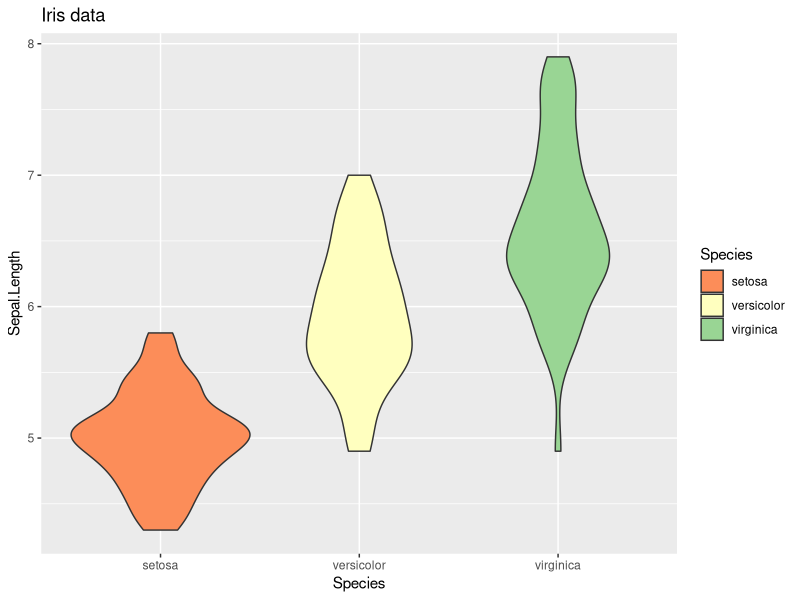

Recreate this plot in R.
# Sum values in a column of a data frame.
#
# ARGUMENTS:
# d: a data frame or tibble
# var: the name of a column of d, provided as a string

# RETURN VALUE:
# if the specified column exists and contains numbers, returns the sum of
# all values in the column; otherwise, returns NULL
sum_column <- function(d, var) {
  # Set a default value to return
  result <- NULL
  x <- d[[var]] # Remember, as we showed in class: there are two ways
  # to access a column, and this is one; you should try
  # and figure out why the other way won't work here,
  # but that's not part of the homework
  if (!is.null(x)) { # This tests to see whether the column exists in
    # d; again, you should try and find a way to test
    # this out for yourself to verify that it's true,
    # but that's not part of the homework
  if (is.numeric(x)){
     result <- sum(x)
  }
  }
    # You will need to do a bit of research in order to figure out how
    # to test whether a vector contains numbers.
  # YOUR CODE HERE: return the result
  return(result)
}

# Sum values in a vector.
#
# ARGUMENTS:
# x: a vector
#
# RETURN VALUE:
# if the vector contains numbers, returns the sum of
# all values; otherwise, returns NULL

# création de la fonction my_sum qui va ajouter les valeurs au vecteur
  my_sum <- function(x) {
# Vérifier que x n'est pas vide  
  if (!is.null(x)){
# Vérifier que x contient des chiffres 
  if (is.numeric(x)){
#création de la variable result par défaut. On ajoute le nombre de la case suivante à la case précédente. 
#Le premier résultat: rien n'a été additionné, donc il s'agit de 0
  result <- 0
# Pour chaque case i de x: 
  for (i in x) {
# La variable result devient result additionné au nombre dans le i suivant
       result <- result + i
  }
#Return le résultat mis à jour
    return(result)
  }
  }
#si les conditions précédentes ne sont pas respectée, la fonction returns NULL
      else 
  return(NULL)  
}

# création de la fonction sum_divided_by
  sum_divided_by <- function(x,k) {
#création d'une variable division que l'on va pouvoir appeler dans la fonction my_sum plus tard
# division divise le vecteur x par le nombre k.
# le vecteur et le nombre ont été convertis en valeurs numériques grâce à as.numeric
  division <- as.numeric(x) / as.numeric(k)
#result est la variable ayant le résultat final: à savoir la somme des divisions.
# la somme des nouveaux x (les divisions) est faite grâce la fonction my_sum
  result <- my_sum(division)
#si x ou k n'est pas numérique  
  if (!is.numeric(x) | !is.numeric(k)) {
#la sortie sera NULL    
    return(NULL)
  }
#si x et k sont numériques, la sortie sera la somme des divisions.  
  else {
    return(result)
  }
  }
  


#Création de la fonction my_mean, qui ne prend qu'un argument (x)
my_mean <- function(x){
#Comme sum_divided_by divise la somme des x par k, il suffit de remplacer le second argument de
# sum_divided_by (k) par le nombre d'occurrences de x, à savoir sa longueur.
result <- sum_divided_by(x,length(x))  
#Si une valeur n'est pas numérique pour x, le résultat sera NULL
if (!is.numeric(x)) {
  return(NULL)
}
#sinon, le résultat sera la moyenne.
else {
  return(result)
}
 
}


# Return a violin plot.
#
# ARGUMENTS:
# d: a data frame or tibble
# var: the name of a column of d containing the dependent variable, provided as a
#     string
# grouping_var: the name of a column of d containing a grouping variable,
#               provided as a string
#
# RETURN VALUE:
# A ggplot plot object containing a violin plot, grouped by the values
# of the grouping variable.
#
grouped_violin_plot <- function(d, var, grouping_var) {
  # Create the base ggplot object
p <- ggplot2::ggplot(d, ggplot2::aes_string(y=var, x=grouping_var, fill=grouping_var))
                                              
# YOUR CODE HERE: Create a violin plot
p <- p + ggplot2::geom_violin()
  
return(p) 
}

p <- grouped_violin_plot(iris, "Sepal.Length", "Species")
# Pour changer les couleurs il faut appeler la fonction "remplissage" de couleurs chargée depuis
# le package ggplot2, et choisir n'importe quel modèle donné soit dans la rubrique "help" soit
# dans le tutoriel http://r-statistics.co/Complete-Ggplot2-Tutorial-Part1-With-R-Code.html#5.%20Changing%20the%20color%20and%20size%20of%20points
p <- p + ggplot2::scale_fill_brewer(palette = "Spectral")
# Puis on donne un titre grâce à la fonction labs() chargée depuis le même package "Iris data".
p <- p + ggplot2::labs(title= "Iris data") 
print(p)

# Difference in the medians between two groups.
#
# ARGUMENTS:
# d: a data frame or tibble
# var: the name of a column of d containing the dependent variable, provided as a string
# grouping_var: the name of a column of d containing a grouping variable, provided as a string
# group1: the value of grouping_var that corresponds to the first group
# group2: the value of grouping_var that corresponds to the second group
#
# RETURN VALUE:
# The median value of var for the first group, minus the median value of var for the second
# group.
#
difference_in_medians <- function(d, var, grouping_var, group1, group2) {
  d_1 <- dplyr::filter(d, get(grouping_var) == group1)
  d_2 <- dplyr::filter(d, get(grouping_var) == group2)
  #création de nouvelles variables d1_var & d2_var, qui sont des vecteurs qui ont une valeur par
  #défaut 0, et qui ont un nombre de rangs correspondant à chaque groupe 1 et 2.
  #je me suis inspirée de la fonction qui suit. Au départ, j'avais seulement assigné ces variables
  # dans les deux boucles for, ce qui donnait aussi le bon résultat.
  # mais en runnant la fonction ci-après, je ne trouvais jamais les bons résultats.
  # J'ai alors réalisé que "d1_var <- d_1[i, var]" n'allait conservé que le dernier résultat 
  #de la boucle, et non toutes les valeurs, et donc que le bon résultat obtenu était un hasard.
  d1_var <- rep(0, nrow(d_1))
  d2_var <- rep(0, nrow(d_2))
  #création de deux boucles identiques qui assignent toutes les valeurs comprises dans notre 
  #pour chaque rang i dans la colonne var. Nous aurons donc deux groupes: d1_var rempli et
  #d2_rempli aussi.
  
  for (i in 1:nrow(d_1)){
    d1_var[i] <- d_1[i, var]
  } 
  # le code marche et trouve les bons résultats, mais il n'y a pas le message warning.
  for (i in 1:nrow(d_2)){
  d2_var[i] <- d_2[i, var]
  }
  result<- median(d1_var) - median(d2_var)
  return(result)
}
  
# Randomize the order of a column.
#
# ARGUMENTS:
# d: a data frame or tibble
# var: the name of a column of d containing the variable to randomize,
#      provided as a string
#
# RETURN VALUE:
# A data frame or tibble exactly the same as d, except with the order of
# var permuted randomly.
#
randomize <- function(d, var) {
# on crée une randomisation grâce à la fonction sample, où l'on accède au contenu de la colonne
#var du data frame d. 
# Pour être honnête, je ne suis pas sûre de pourquoi replace = F. J'avais d'abord essayé 
#replace = T, et je ne trouvais pas les mêmes permutations.
# J'ai donc mis F, puis cela a fonctionné. Je suppose donc que la permutation n'a lieu qu'une fois.
  d[[var]] <- sample(d[[var]], replace = F)
    return(d) 
  }

# Perform a permutation test for two groups.
#
# ARGUMENTS:
# d: a data frame or tibble
# var: the name of the column in d on which the test statistic will be calculated,
#      provided as a string
# grouping_var: the name of the column in d which gives the grouping
# group1: the value of grouping_var corresponding to the first group
# group2: the value of grouping_var corresponding to the second group
# statistic: a function yielding a test statistic, which takes as input
#            a data frame, the name of a variable on which to calculate the
#            test statistic, the name of a grouping variable, the value of
#            the grouping variable corresponding to the first group, and
#            the value of the grouping variable corresponding to the second
#            group
# n_samples: the number of permutation samples to draw (default: 9999)
#
# RETURN VALUE:
#
# A list containing two elements:
#
#  - observed: the value of statistic() in d
#  - permuted: a vector containing the values of statistic() under n_samples
#              permutations
#
permutation_twogroups <- function(d, var, grouping_var, group1, group2, statistic,
                                  n_samples=9999) {
  observed_statistic <- statistic(d, var, grouping_var, group1, group2)
  permutation_statistics <- rep(0, n_samples)
  for (i in 1:n_samples) {
    # YOUR CODE HERE: use randomize(...) to create a permutation and then
    #                 fill in the vector permutation_statistics with the
    #                 value of statistic(...) for this new permutation
  # on crée une variable qui met à jour le data frame d permuté, et on lui assigne la fonction
    # de permutation
  new_d <- randomize(d, var)
  #on indexe [i] à la fonction statistic afin que la boucle for s'applique à chaque rang 
  permutation_statistics[i] <- statistic(new_d, var, grouping_var, group1, group2)
  }
  result <- list(observed=observed_statistic,
                 permuted=permutation_statistics)
  return(result)
}
  